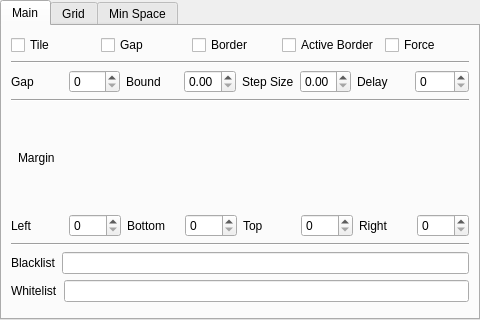
<?xml version="1.0" encoding="UTF-8"?>
<ui version="4.0">
  <class>KWin::GridTilingConfigForm</class>
  <widget class="QWidget" name="KWin::GridTilingConfigForm">
    <property name="minimumSize">
      <size>
        <width>480</width>
        <height>320</height>
      </size>
    </property>
    <property name="windowTitle">
      <string>Grid Tiling</string>
    </property>
    <widget class="QTabWidget" name="main">
      <property name="geometry">
        <rect>
          <x>0</x>
          <y>0</y>
          <width>480</width>
          <height>320</height>
        </rect>
      </property>
      <widget class="QWidget" name="tabMain">
        <attribute name="title">
          <string>Main</string>
        </attribute>
        <layout class="QVBoxLayout" name="layoutMain">
          <item>
            <layout class="QHBoxLayout" name="layoutMainGroup0">
              <property name="spacing">
                <number>6</number>
              </property>
              <item>
                <widget class="QCheckBox" name="kcfg_tile">
                  <property name="text">
                    <string>Tile</string>
                  </property>
                </widget>
              </item>
              <item>
                <widget class="QCheckBox" name="kcfg_gapShow">
                  <property name="text">
                    <string>Gap</string>
                  </property>
                </widget>
              </item>
              <item>
                <widget class="QCheckBox" name="kcfg_border">
                  <property name="text">
                    <string>Border</string>
                  </property>
                </widget>
              </item>
              <item>
                <widget class="QCheckBox" name="kcfg_borderActive">
                  <property name="text">
                    <string>Active Border</string>
                  </property>
                </widget>
              </item>
              <item>
                <widget class="QCheckBox" name="kcfg_force">
                  <property name="text">
                    <string>Force</string>
                  </property>
                </widget>
              </item>
            </layout>
          </item>
          <item>
            <widget class="Line" name="lineMain0">
              <property name="orientation">
                <enum>Qt::Horizontal</enum>
              </property>
            </widget>
          </item>
          <item>
            <layout class="QHBoxLayout" name="layoutMainGroup1">
              <item>
                <widget class="QLabel" name="labelGap">
                  <property name="text">
                    <string>Gap</string>
                  </property>
                </widget>
              </item>
              <item>
                <widget class="QSpinBox" name="kcfg_gapValue" />
              </item>
              <item>
                <widget class="QLabel" name="labelDividerBound">
                  <property name="text">
                    <string>Bound</string>
                  </property>
                </widget>
              </item>
              <item>
                <widget class="QDoubleSpinBox" name="kcfg_dividerBound">
                  <property name="maximum">
                    <double>0.500000000000000</double>
                  </property>
                  <property name="singleStep">
                    <double>0.050000000000000</double>
                  </property>
                </widget>
              </item>
              <item>
                <widget class="QLabel" name="labelDividerStepSize">
                  <property name="text">
                    <string>Step Size</string>
                  </property>
                </widget>
              </item>
              <item>
                <widget class="QDoubleSpinBox" name="kcfg_dividerStep">
                  <property name="maximum">
                    <double>0.500000000000000</double>
                  </property>
                  <property name="singleStep">
                    <double>0.010000000000000</double>
                  </property>
                </widget>
              </item>
              <item>
                <widget class="QLabel" name="labelDelay">
                  <property name="text">
                    <string>Delay</string>
                  </property>
                </widget>
              </item>
              <item>
                <widget class="QSpinBox" name="kcfg_delay">
                  <property name="maximum">
                    <number>9999</number>
                  </property>
                </widget>
              </item>
            </layout>
          </item>
          <item>
            <widget class="Line" name="lineMain1">
              <property name="orientation">
                <enum>Qt::Horizontal</enum>
              </property>
            </widget>
          </item>
          <item>
            <layout class="QHBoxLayout" name="layoutMainGroup2">
              <item>
                <spacer name="marginHeaderSpacerLeft">
                  <property name="orientation">
                    <enum>Qt::Horizontal</enum>
                  </property>
                </spacer>
              </item>
              <item>
                <widget class="QLabel" name="marginHeaderTitle">
                  <property name="layoutDirection">
                    <enum>Qt::LeftToRight</enum>
                  </property>
                  <property name="text">
                    <string>Margin</string>
                  </property>
                </widget>
              </item>
              <item>
                <spacer name="marginHeaderSpacerRight">
                  <property name="orientation">
                    <enum>Qt::Horizontal</enum>
                  </property>
                </spacer>
              </item>
            </layout>
          </item>
          <item>
            <layout class="QHBoxLayout" name="layoutMainGroup3">
              <item>
                <widget class="QLabel" name="labelMarginLeft">
                  <property name="text">
                    <string>Left</string>
                  </property>
                </widget>
              </item>
              <item>
                <widget class="QSpinBox" name="kcfg_marginL" />
              </item>
              <item>
                <widget class="QLabel" name="labelMarginBottom">
                  <property name="text">
                    <string>Bottom</string>
                  </property>
                </widget>
              </item>
              <item>
                <widget class="QSpinBox" name="kcfg_marginB" />
              </item>
              <item>
                <widget class="QLabel" name="labelMarginTop">
                  <property name="text">
                    <string>Top</string>
                  </property>
                </widget>
              </item>
              <item>
                <widget class="QSpinBox" name="kcfg_marginT" />
              </item>
              <item>
                <widget class="QLabel" name="labelMarginRight">
                  <property name="text">
                    <string>Right</string>
                  </property>
                </widget>
              </item>
              <item>
                <widget class="QSpinBox" name="kcfg_marginR" />
              </item>
            </layout>
          </item>
          <item>
            <widget class="Line" name="lineMain2">
              <property name="orientation">
                <enum>Qt::Horizontal</enum>
              </property>
            </widget>
          </item>
          <item>
            <layout class="QHBoxLayout" name="layoutBlacklistName">
              <item>
                <widget class="QLabel" name="labelBlacklistName">
                  <property name="text">
                    <string>Blacklist</string>
                  </property>
                </widget>
              </item>
              <item>
                <widget class="QLineEdit" name="kcfg_blacklist">
                  <property name="text">
                    <string />
                  </property>
                  <property name="toolTip">
                    <string>Apps not tiled if regex matches with name</string>
                  </property>
                </widget>
              </item>
            </layout>
          </item>
          <item>
            <layout class="QHBoxLayout" name="layoutWhitelistName">
              <item>
                <widget class="QLabel" name="labelWhitelistName">
                  <property name="text">
                    <string>Whitelist</string>
                  </property>
                </widget>
              </item>
              <item>
                <widget class="QLineEdit" name="kcfg_whitelist">
                  <property name="text">
                    <string />
                  </property>
                  <property name="toolTip">
                    <string>Apps always tiled if regex matches with name</string>
                  </property>
                </widget>
              </item>
            </layout>
          </item>
          <item>
            <spacer name="spacerMain">
              <property name="orientation">
                <enum>Qt::Vertical</enum>
              </property>
            </spacer>
          </item>
        </layout>
      </widget>
      <widget class="QWidget" name="tabGrid">
        <attribute name="title">
          <string>Grid</string>
        </attribute>
        <layout class="QVBoxLayout" name="layoutGrid">
          <item>
            <widget class="QScrollArea" name="scrollGrid">
              <property name="frameShadow">
                <enum>QFrame::Plain</enum>
              </property>
              <property name="widgetResizable">
                <bool>true</bool>
              </property>
              <widget class="QWidget" name="scrollAreaGrid">
                <layout class="QVBoxLayout" name="layoutGridBody">
                  <item>
                    <layout class="QHBoxLayout" name="layoutGridGroup1">
                      <item>
                        <spacer name="gridHeaderSpacerLeft1">
                          <property name="orientation">
                            <enum>Qt::Horizontal</enum>
                          </property>
                        </spacer>
                      </item>
                      <item>
                        <widget class="QLabel" name="gridHeaderTitle1">
                          <property name="layoutDirection">
                            <enum>Qt::LeftToRight</enum>
                          </property>
                          <property name="text">
                            <string>Screens</string>
                          </property>
                        </widget>
                      </item>
                      <item>
                        <spacer name="gridHeaderSpacerRight1">
                          <property name="orientation">
                            <enum>Qt::Horizontal</enum>
                          </property>
                        </spacer>
                      </item>
                    </layout>
                  </item>
                  <item>
                    <layout class="QHBoxLayout" name="layoutGridGroup1">
                      <item>
                        <widget class="QLabel" name="labelScreenRows">
                          <property name="text">
                            <string>Rows</string>
                          </property>
                        </widget>
                      </item>
                      <item>
                        <widget class="QLineEdit" name="kcfg_screenRows">
                          <property name="toolTip">
                            <string>Number of rows per screen (separated by comma)</string>
                          </property>
                        </widget>
                      </item>
                      <item>
                        <widget class="QLabel" name="labelScreenColumns">
                          <property name="text">
                            <string>Columns</string>
                          </property>
                        </widget>
                      </item>
                      <item>
                        <widget class="QLineEdit" name="kcfg_screenColumns">
                          <property name="toolTip">
                            <string>Number of columns per screen (separated by comma)</string>
                          </property>
                        </widget>
                      </item>
                    </layout>
                  </item>
                  <item>
                    <widget class="Line" name="lineGrid1">
                      <property name="orientation">
                        <enum>Qt::Horizontal</enum>
                      </property>
                    </widget>
                  </item>
                  <item>
                    <layout class="QHBoxLayout" name="layoutGridGroup2">
                      <item>
                        <spacer name="gridHeaderSpacerLeft2">
                          <property name="orientation">
                            <enum>Qt::Horizontal</enum>
                          </property>
                        </spacer>
                      </item>
                      <item>
                        <widget class="QLabel" name="gridHeaderTitle2">
                          <property name="layoutDirection">
                            <enum>Qt::LeftToRight</enum>
                          </property>
                          <property name="text">
                            <string>Desktops</string>
                          </property>
                        </widget>
                      </item>
                      <item>
                        <spacer name="gridHeaderSpacerRight2">
                          <property name="orientation">
                            <enum>Qt::Horizontal</enum>
                          </property>
                        </spacer>
                      </item>
                    </layout>
                  </item>
                  <item>
                    <layout class="QGridLayout" name="gridGrid" columnstretch="1,1,4">
                      <item row="0" column="0">
                        <widget class="QLabel" name="labelGridName">
                          <property name="text">
                            <string>Rows</string>
                          </property>
                        </widget>
                      </item>
                      <item row="0" column="1">
                        <widget class="QLabel" name="labelGridName">
                          <property name="text">
                            <string>Columns</string>
                          </property>
                        </widget>
                      </item>
                      <item row="0" column="2">
                        <widget class="QLabel" name="labelGridValue">
                          <property name="text">
                            <string>Name</string>
                          </property>
                        </widget>
                      </item>
                      <item row="1" column="0">
                        <widget class="QLineEdit" name="kcfg_desktopRows1">
                          <property name="toolTip">
                            <string>Number of rows per screen (separated by comma)</string>
                          </property>
                        </widget>
                      </item>
                      <item row="1" column="1">
                        <widget class="QLineEdit" name="kcfg_desktopColumns1">
                          <property name="toolTip">
                            <string>Number of columns per screen (separated by comma)</string>
                          </property>
                        </widget>
                      </item>
                      <item row="1" column="2">
                        <widget class="QLineEdit" name="kcfg_desktopName1">
                          <property name="toolTip">
                            <string>Match given regex with desktop name</string>
                          </property>
                        </widget>
                      </item>
                      <item row="2" column="0">
                        <widget class="QLineEdit" name="kcfg_desktopRows2">
                          <property name="toolTip">
                            <string>Number of rows per screen (separated by comma)</string>
                          </property>
                        </widget>
                      </item>
                      <item row="2" column="1">
                        <widget class="QLineEdit" name="kcfg_desktopColumns2">
                          <property name="toolTip">
                            <string>Number of columns per screen (separated by comma)</string>
                          </property>
                        </widget>
                      </item>
                      <item row="2" column="2">
                        <widget class="QLineEdit" name="kcfg_desktopName2">
                          <property name="toolTip">
                            <string>Match given regex with desktop name</string>
                          </property>
                        </widget>
                      </item>
                      <item row="3" column="0">
                        <widget class="QLineEdit" name="kcfg_desktopRows3">
                          <property name="toolTip">
                            <string>Number of rows per screen (separated by comma)</string>
                          </property>
                        </widget>
                      </item>
                      <item row="3" column="1">
                        <widget class="QLineEdit" name="kcfg_desktopColumns3">
                          <property name="toolTip">
                            <string>Number of columns per screen (separated by comma)</string>
                          </property>
                        </widget>
                      </item>
                      <item row="3" column="2">
                        <widget class="QLineEdit" name="kcfg_desktopName3">
                          <property name="toolTip">
                            <string>Match given regex with desktop name</string>
                          </property>
                        </widget>
                      </item>
                      <item row="4" column="0">
                        <widget class="QLineEdit" name="kcfg_desktopRows4">
                          <property name="toolTip">
                            <string>Number of rows per screen (separated by comma)</string>
                          </property>
                        </widget>
                      </item>
                      <item row="4" column="1">
                        <widget class="QLineEdit" name="kcfg_desktopColumns4">
                          <property name="toolTip">
                            <string>Number of columns per screen (separated by comma)</string>
                          </property>
                        </widget>
                      </item>
                      <item row="4" column="2">
                        <widget class="QLineEdit" name="kcfg_desktopName4">
                          <property name="toolTip">
                            <string>Match given regex with desktop name</string>
                          </property>
                        </widget>
                      </item>
                      <item row="5" column="0">
                        <widget class="QLineEdit" name="kcfg_desktopRows5">
                          <property name="toolTip">
                            <string>Number of rows per screen (separated by comma)</string>
                          </property>
                        </widget>
                      </item>
                      <item row="5" column="1">
                        <widget class="QLineEdit" name="kcfg_desktopColumns5">
                          <property name="toolTip">
                            <string>Number of columns per screen (separated by comma)</string>
                          </property>
                        </widget>
                      </item>
                      <item row="5" column="2">
                        <widget class="QLineEdit" name="kcfg_desktopName5">
                          <property name="toolTip">
                            <string>Match given regex with desktop name</string>
                          </property>
                        </widget>
                      </item>
                      <item row="6" column="0">
                        <widget class="QLineEdit" name="kcfg_desktopRows6">
                          <property name="toolTip">
                            <string>Number of rows per screen (separated by comma)</string>
                          </property>
                        </widget>
                      </item>
                      <item row="6" column="1">
                        <widget class="QLineEdit" name="kcfg_desktopColumns6">
                          <property name="toolTip">
                            <string>Number of columns per screen (separated by comma)</string>
                          </property>
                        </widget>
                      </item>
                      <item row="6" column="2">
                        <widget class="QLineEdit" name="kcfg_desktopName6">
                          <property name="toolTip">
                            <string>Match given regex with desktop name</string>
                          </property>
                        </widget>
                      </item>
                      <item row="7" column="0">
                        <widget class="QLineEdit" name="kcfg_desktopRows7">
                          <property name="toolTip">
                            <string>Number of rows per screen (separated by comma)</string>
                          </property>
                        </widget>
                      </item>
                      <item row="7" column="1">
                        <widget class="QLineEdit" name="kcfg_desktopColumns7">
                          <property name="toolTip">
                            <string>Number of columns per screen (separated by comma)</string>
                          </property>
                        </widget>
                      </item>
                      <item row="7" column="2">
                        <widget class="QLineEdit" name="kcfg_desktopName7">
                          <property name="toolTip">
                            <string>Match given regex with desktop name</string>
                          </property>
                        </widget>
                      </item>
                      <item row="8" column="0">
                        <widget class="QLineEdit" name="kcfg_desktopRows8">
                          <property name="toolTip">
                            <string>Number of rows per screen (separated by comma)</string>
                          </property>
                        </widget>
                      </item>
                      <item row="8" column="1">
                        <widget class="QLineEdit" name="kcfg_desktopColumns8">
                          <property name="toolTip">
                            <string>Number of columns per screen (separated by comma)</string>
                          </property>
                        </widget>
                      </item>
                      <item row="8" column="2">
                        <widget class="QLineEdit" name="kcfg_desktopName8">
                          <property name="toolTip">
                            <string>Match given regex with desktop name</string>
                          </property>
                        </widget>
                      </item>
                    </layout>
                  </item>
                </layout>
              </widget>
            </widget>
          </item>
        </layout>
      </widget>
      <widget class="QWidget" name="tabMinSpace">
        <attribute name="title">
          <string>Min Space</string>
        </attribute>
        <layout class="QVBoxLayout" name="layoutMinSpace">
          <item>
            <widget class="QScrollArea" name="scrollMinSpace">
              <property name="frameShadow">
                <enum>QFrame::Plain</enum>
              </property>
              <property name="widgetResizable">
                <bool>true</bool>
              </property>
              <widget class="QWidget" name="scrollAreaMinSpace">
                <layout class="QFormLayout" name="formMinSpace">
                  <item row="0" column="0">
                    <widget class="QLabel" name="labelMinSpace">
                      <property name="text">
                        <string>Value</string>
                      </property>
                    </widget>
                  </item>
                  <item row="0" column="1">
                    <widget class="QLabel" name="labelMinSpaceName">
                      <property name="text">
                        <string>Name</string>
                      </property>
                    </widget>
                  </item>
                  <item row="1" column="0">
                    <widget class="QSpinBox" name="kcfg_minSpace1" />
                  </item>
                  <item row="1" column="1">
                    <widget class="QLineEdit" name="kcfg_minSpaceName1">
                      <property name="toolTip">
                        <string>Match given regex with app name</string>
                      </property>
                    </widget>
                  </item>
                  <item row="2" column="0">
                    <widget class="QSpinBox" name="kcfg_minSpace2" />
                  </item>
                  <item row="2" column="1">
                    <widget class="QLineEdit" name="kcfg_minSpaceName2">
                      <property name="toolTip">
                        <string>Match given regex with app name</string>
                      </property>
                    </widget>
                  </item>
                  <item row="3" column="0">
                    <widget class="QSpinBox" name="kcfg_minSpace3" />
                  </item>
                  <item row="3" column="1">
                    <widget class="QLineEdit" name="kcfg_minSpaceName3">
                      <property name="toolTip">
                        <string>Match given regex with app name</string>
                      </property>
                    </widget>
                  </item>
                  <item row="4" column="0">
                    <widget class="QSpinBox" name="kcfg_minSpace4" />
                  </item>
                  <item row="4" column="1">
                    <widget class="QLineEdit" name="kcfg_minSpaceName4">
                      <property name="toolTip">
                        <string>Match given regex with app name</string>
                      </property>
                    </widget>
                  </item>
                  <item row="5" column="0">
                    <widget class="QSpinBox" name="kcfg_minSpace5" />
                  </item>
                  <item row="5" column="1">
                    <widget class="QLineEdit" name="kcfg_minSpaceName5">
                      <property name="toolTip">
                        <string>Match given regex with app name</string>
                      </property>
                    </widget>
                  </item>
                  <item row="6" column="0">
                    <widget class="QSpinBox" name="kcfg_minSpace6" />
                  </item>
                  <item row="6" column="1">
                    <widget class="QLineEdit" name="kcfg_minSpaceName6">
                      <property name="toolTip">
                        <string>Match given regex with app name</string>
                      </property>
                    </widget>
                  </item>
                  <item row="7" column="0">
                    <widget class="QSpinBox" name="kcfg_minSpace7" />
                  </item>
                  <item row="7" column="1">
                    <widget class="QLineEdit" name="kcfg_minSpaceName7">
                      <property name="toolTip">
                        <string>Match given regex with app name</string>
                      </property>
                    </widget>
                  </item>
                  <item row="8" column="0">
                    <widget class="QSpinBox" name="kcfg_minSpace8" />
                  </item>
                  <item row="8" column="1">
                    <widget class="QLineEdit" name="kcfg_minSpaceName8">
                      <property name="toolTip">
                        <string>Match given regex with app name</string>
                      </property>
                    </widget>
                  </item>
                </layout>
              </widget>
            </widget>
          </item>
        </layout>
      </widget>
    </widget>
  </widget>
  <resources />
  <connections />
</ui>
